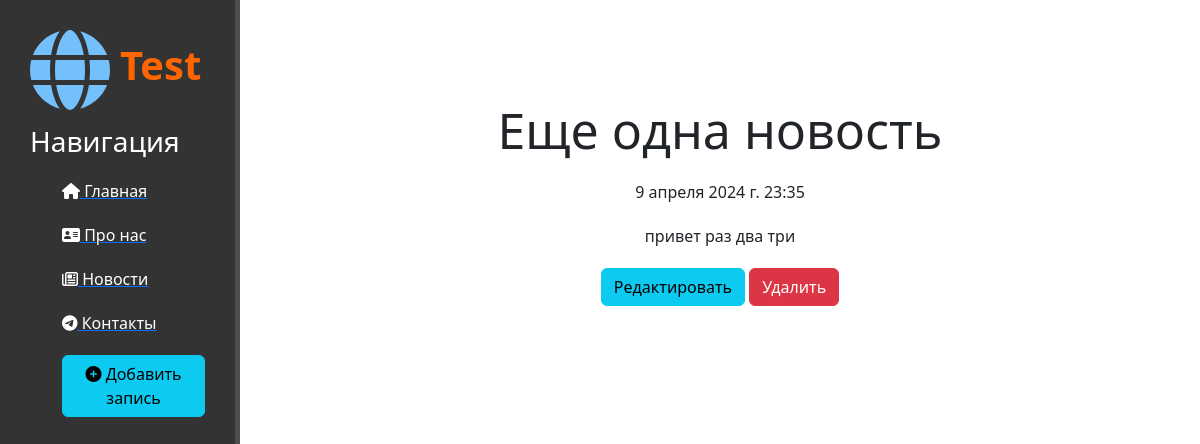
The page /news/2 on the database its author committed.
### news/models.py (models this page shows, shortened)
class Articles(models.Model):
    title = models.CharField('Название', max_length=50)
    anons = models.CharField('Анонс', max_length=250)
    full_text = models.TextField('Статья')
    date = models.DateTimeField('Дата публикации')
    class Meta:
        verbose_name = 'Новость'
        verbose_name_plural = 'Новости'

### news/views.py (the view)
class NewsDetailView(DetailView):
    model = Articles
    template_name = 'news/details_view.html'
    context_object_name = 'article'

### news/templates/news/details_view.html (shortened to what this page needs)
{% extends 'main/layout.html' %}
{% block content %}
<div class="features">
    <h1>{{ article.title }}</h1>
    <p>{{ article.date }}</p>
    <p>{{ article.full_text }}</p>
    <a href="{% url 'news-update' article.id %}" class="btn btn-info">Редактировать</a>
    <a href="{% url 'news-delete' article.id %}" class="btn btn-danger">Удалить</a>
</div>
{% endblock %}

### main/static/main/css/main.css (style rules this page uses)
main .features { float: left; margin-top: 100px; text-align: center; width: 80%; }
main .features h1 { font-size: 50px; }
main .features p { max-width: 400px; margin: 20px auto }

### rows shown on the page
Articles: title "Еще одна новость", date "9 апреля 2024 г. 23:35", full_text "привет раз два три"
